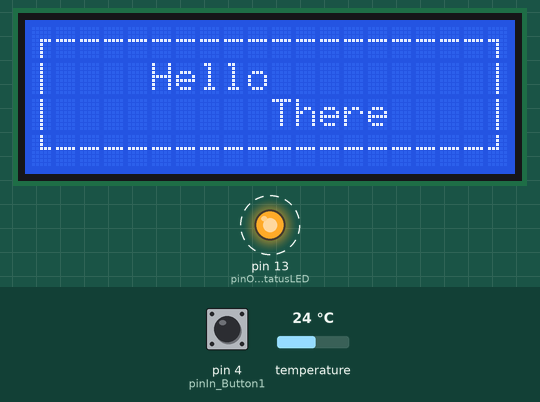
Simulated run of this sketch. Board: Arduino Nano, built with avr-gcc and run on an emulated ATmega328P. Parts: 20×4 character LCD, output pins drawn as LEDs (lit = HIGH). Dashed ring = blinking. The inputs (shaded band) are chosen by the test bench; at power-on: temperature 24 °C, pin 4 (pinIn_Button1) HIGH. What the sketch prints to the serial monitor is not drawn.

Above: at 0.6 s.
At 9.1 s:
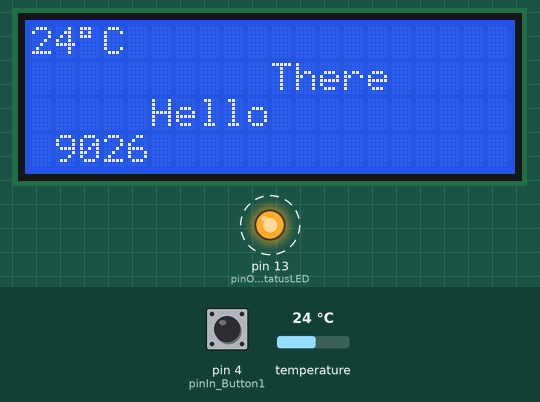
9.2 s: temperature set to 4 °C
At 11.25 s:
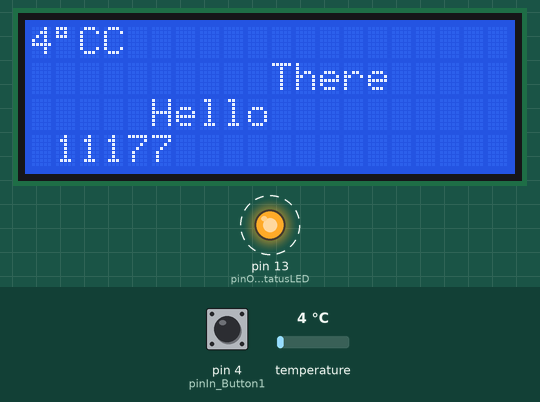
12.5 s: temperature set to 12 °C
At 13.77 s:
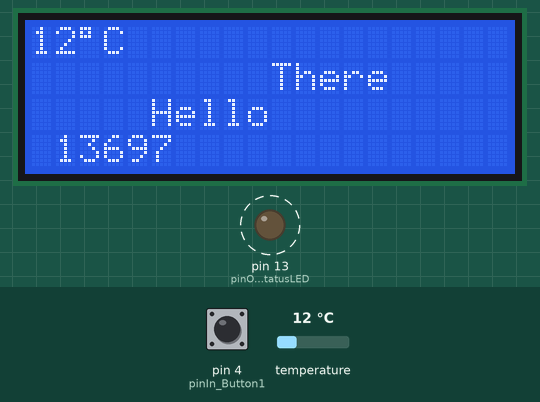
15.9 s: temperature set to 19 °C
At 17.29 s:
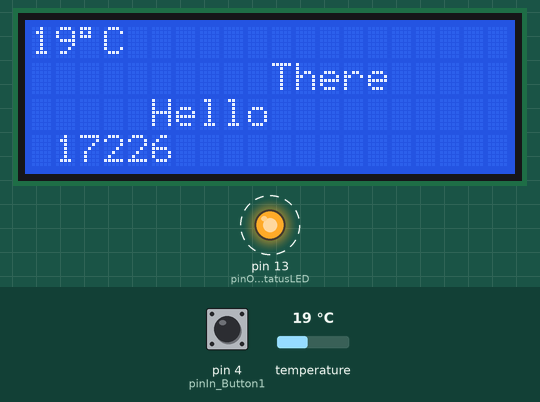
Timing chart, 0 to 23.0 s (numbered marks = the images above; inputs shaded):
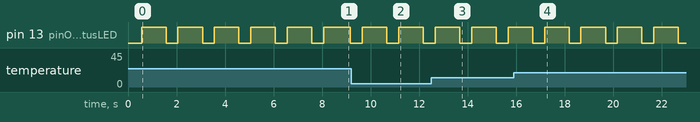

Measured:
- after the input at 9.2 s, the display: first differs from a run without the input after 1.5 s (image 2 shows a later state)
- after the input at 12.5 s, the display: first differs from a run without the input after 1.2 s (image 3)
- by itself, pin 13 (pinOut_StatusLED): alternates HIGH for 1.0 s and LOW for 0.49 s

The sketch:

LCDTempController.ino
```cpp
/*
 Name:		LCDTempController.ino
 Created:	11/16/2022 10:57:15 PM
 Author:	hoodlumj3
*/
#define REQUIRESALARMS false

#include "modules\functionEnable\functionEnable.h"
#include "modules\ButtonDebounce.h"
#include <OneWire.h>                       // library to access DS18B20
#include <DallasTemperature.h>             // library to support DS18B20
#include <Wire.h>                          // library for communicating to I2C devices
#include <hd44780.h>                       // main hd44780 library
#include <hd44780ioClass/hd44780_I2Cexp.h> // i2c expander i/o class library
#include <EEPROM.h>


typedef enum _enum_ioPin_Type {
	pinHWSerialRX = 0,
	pinHWSerialTX = 1,

	pinOut_DS18B20 = 2,
	pinOut_D3 = 3, // PWM
	pinIn_Button1 = 4,
	pinOut_D5 = 5, // PWM
	pinOut_D6 = 6, // PWM
	pinOut_D7 = 7,
	pinOut_D8 = 8,
	pinOut_D9 = 9, //PWM
	pinOut_D10 = 10, //PWM
	pinOut_D11 = 11,
	pinOut_D12 = 12,

	pinOut_StatusLED = 13,

	pinOut_A0 = A0,
	pinOut_A1 = A1,
	pinOut_A2 = A2,
	pinOut_A3 = A3,
	pinOut_A4 = A4,
	pinOut_A5 = A5,
	pinOut_A6 = A6,
	pinOut_A7 = A7,

} ioPin_Type;

#define SETUPINFOPAUSE		50

hd44780_I2Cexp lcd; // declare lcd object: auto locate & auto configure expander chip

OneWire oneWire(pinOut_DS18B20); // tell the library to use the digital pin the DS18B20 is connected to

DallasTemperature sensors(&oneWire); // tell the library to compute temp on the oneWire pin

//int IOL; // initialize the LDR pin name as a 16-bit value

unsigned long currentMillis = 0;
unsigned long lastMillis = 0;
unsigned long loopcount = 0;
bool iCFlagMakeCall = true;
int iCTemp = 0;


functionEnable scheduler;


byte lcdchar_Vertical[8] = {
	0b00100,
	0b00100,
	0b00100,
	0b00100,
	0b00100,
	0b00100,
	0b00100,
	0b00100
};


byte lcdchar_Horizontal[8] = {
	0b00000,
	0b00000,
	0b00000,
	0b11111,
	0b00000,
	0b00000,
	0b00000,
	0b00000
};


byte lcdchar_CornerTL[8] = {
	0b00000,
	0b00000,
	0b00000,
	0b00111,
	0b00100,
	0b00100,
	0b00100,
	0b00100
};


byte lcdchar_CornerTR[8] = {
	0b00000,
	0b00000,
	0b00000,
	0b11100,
	0b00100,
	0b00100,
	0b00100,
	0b00100
};


byte lcdchar_CornerBL[8] = {
	0b00100,
	0b00100,
	0b00100,
	0b00111,
	0b00000,
	0b00000,
	0b00000,
	0b00000
};


byte lcdchar_CornerBR[8] = {
	0b00100,
	0b00100,
	0b00100,
	0b11100,
	0b00000,
	0b00000,
	0b00000,
	0b00000
};


typedef enum {
	lcdVertical = 1,
	lcdHorizontal,
	lcdCornerTL,
	lcdCornerTR,
	lcdCornerBL,
	lcdCornerBR
} lcdCustomCharacters_Type;

enum {
	eeprom_fan1_speed = 0,
	eeprom_fan2_speed,
	eeprom_fan3_speed,
	eeprom_pump1_speed,
	eeprom_count
} eepromByteIndex_Type;

//EEPROMDATA abc;

class _settings {

	struct xv {
		byte _fanspeed1;
		byte _fanspeed2;
		byte _fanspeed3;
		byte _pumpspeed1;
	};

private:

	xv bc;

public:
	const byte fanspeed1() const  { return bc._fanspeed1; }
	void fanspeed1(const byte _bar) { bc._fanspeed1 =  _bar; }


	void readAll() {
		EEPROM.get(0, bc);
		//for (int i = 0; i < eeprom_count; i++) {
		//	EEPROM.read(i);
		//}

	}


	void writeAll() {
		EEPROM.put(0, bc);
//		for (int i = 0; i < eeprom_count; i++) {
//			EEPROM.write(i, ((byte*)&bc)[i]);
//		}
	};

};

_settings settings;

//void saveToEEPROM(byte byteIndex, byte value) {
//	EEPROM.write(byteIndex, value);
//}


void lcdCreateCustomCharacters()
{

	lcd.createChar(lcdVertical, lcdchar_Vertical);

	lcd.createChar(lcdHorizontal, lcdchar_Horizontal);

	lcd.createChar(lcdCornerTL, lcdchar_CornerTL);

	lcd.createChar(lcdCornerTR, lcdchar_CornerTR);

	lcd.createChar(lcdCornerBL, lcdchar_CornerBL);

	lcd.createChar(lcdCornerBR, lcdchar_CornerBR);

}


void lcdDisplayInitialMessage()
{
	const char abc[20] = { lcdCornerTL, lcdHorizontal, lcdHorizontal, lcdHorizontal, lcdHorizontal, lcdHorizontal, lcdHorizontal, lcdHorizontal, lcdHorizontal, lcdHorizontal, lcdHorizontal, lcdHorizontal, lcdHorizontal, lcdHorizontal, lcdHorizontal, lcdHorizontal, lcdHorizontal, lcdHorizontal, lcdHorizontal, lcdCornerTR };
	const char abd[20] = { lcdVertical, ' ', ' ', ' ', ' ', ' ', ' ', ' ', ' ', ' ', ' ', ' ', ' ', ' ', ' ', ' ', ' ', ' ', ' ', lcdVertical };
	const char abe[20] = { lcdCornerBL, lcdHorizontal, lcdHorizontal, lcdHorizontal, lcdHorizontal, lcdHorizontal, lcdHorizontal, lcdHorizontal, lcdHorizontal, lcdHorizontal, lcdHorizontal, lcdHorizontal, lcdHorizontal, lcdHorizontal, lcdHorizontal, lcdHorizontal, lcdHorizontal, lcdHorizontal, lcdHorizontal, lcdCornerBR };

	lcd.setCursor(0, 0);

	lcd.write(abc, sizeof(abc));


	lcd.setCursor(0, 1);

	lcd.write(abd, sizeof(abd));


	lcd.setCursor(0, 2);

	lcd.write(abd, sizeof(abd));


	lcd.setCursor(0, 3);

	lcd.write(abe, sizeof(abe));

	lcd.setCursor(5, 1);

	lcd.print("Hello");

	lcd.setCursor(10, 2);

	lcd.print("There");


}

void lcdDisplayMainInfo() {

	lcd.clear();

	lcd.setCursor(5, 2);

	lcd.print(F("Hello"));

	lcd.setCursor(10, 1);

	lcd.print(F("There"));

	scheduler.remFunc(lcdDisplayCMInfo);

	scheduler.addFunc(lcdDisplayCMInfo, 125, 0);


}

void lcdDisplayCMInfo() {


	lcd.setCursor(0, 0);
	String abc = String(iCTemp);
	abc += char(0xDF);
	abc += "C";
	lcd.print(abc);


	lcd.setCursor(1, 4);

	lcd.print(currentMillis);

}

void displayManager(int display) {
	switch (display) {
	case 0:
		lcdCreateCustomCharacters();
		lcdDisplayInitialMessage();
		break;

	case 1:
		//lcdCreateCustomCharacters();
		lcdDisplayMainInfo();
		break;
	}
}


void checkTemperature() {

	//
	// this should happen every 500ms
	//

	if (iCFlagMakeCall) {

		//
		// send data asking for temperature to DS18B20
		//
		sensors.requestTemperatures();

		//
		// set flag to say dont make any more calls to requestTemperatures
		//

		iCFlagMakeCall = false;

		digitalWrite(pinOut_StatusLED, HIGH);

		//Serial.println(
		//	"requestTemperatures"
		//);
	}

	//
	// check if conversion is complete
	//

	if (sensors.isConversionComplete()) {

		//
		// pull temp from sensor
		//
		iCTemp = sensors.getTempCByIndex(0);

		//
		// set flag say we can now make another call to requestTemperatures
		//
		iCFlagMakeCall = true;

		digitalWrite(pinOut_StatusLED, LOW);

		//Serial.println(
		//	"checkTemperature"
		//);

	}

}

void setup() {

	lcd.clear();

	Serial.begin(9600); // setup Serial for debug
	//while (!Serial);
	//delay(500);


	Serial.print("Sketch:   ");   Serial.println(__FILE__);
	Serial.print("Uploaded: ");   Serial.println(__DATE__);
	Serial.println(" ");

	Serial.println(F("\nLCD Temperature Controller v1.0a 20221116\n\n"));
	Serial.println(F("Initializing "));


	/////////////////////////////////////////////////////////////////////////////////////////////
	Serial.print(F(" - I/O Pins (Buttons)"));

	pinMode(pinOut_StatusLED, OUTPUT);


	Serial.print(F("."));

	pinMode(pinIn_Button1, INPUT_PULLUP);
//	pinMode(pinIn_Button2, INPUT_PULLUP);
//	pinMode(pinIn_Button3, INPUT_PULLUP);

	Serial.print(F("."));

	buttonsInit();


	Serial.println(F(" Done"));

	delay(SETUPINFOPAUSE);


	/////////////////////////////////////////////////////////////////////////////////////////////
	Serial.print(F(" - LCD (20x4) "));


	lcd.begin(20, 4); // initialize lcd as 20 columns, 4 rows

	Serial.print(F("."));

	lcd.clear(); // clear any old data on the lcd

	Serial.print(F("."));

	displayManager(0);


	Serial.println(F(" Done"));

	delay(SETUPINFOPAUSE);


	/////////////////////////////////////////////////////////////////////////////////////////////
	Serial.print(F(" - Sensors (DS18B20) "));


	Serial.print(F("."));

	sensors.begin(); // start DS18B20

	Serial.print(F("."));

	sensors.setResolution(12); // start DS18B20

	Serial.print(F("."));

	sensors.setWaitForConversion(false);

	Serial.println(F(" Done"));

	delay(SETUPINFOPAUSE);


	/////////////////////////////////////////////////////////////////////////////////////////////
	Serial.print(" - Scheduler ");


	Serial.print(".");

	scheduler.addFunc(lcdDisplayMainInfo, 8500, 1);

	Serial.print(".");

	scheduler.addFunc(checkTemperature, 500, 0);

	Serial.print(".");

	scheduler.addFunc(buttonDecoder, 50, 0);


	Serial.println(" Done");

	delay(SETUPINFOPAUSE);


	/////////////////////////////////////////////////////////////////////////////////////////////
	Serial.print(" - Load Settings ");


	Serial.print(".");

	settings.readAll();


	Serial.println(" Done");

	delay(SETUPINFOPAUSE);


}


void loop() {

	currentMillis = millis();
	loopcount++;

	//lcd.setCursor(0, 0); // set the lcd cursor for celsius temperature
	//lcd.print("Temp C: "); // print explanation of following data
  //  lcd.print(sensors.getTempCByIndex(0)); // print the degrees in celsius
	//lcd.print("       "); // print spaces to blank out any remanants of data
	//lcd.setCursor(0, 1); // set the lcd for farenheit temperature
	//lcd.print("Temp F: "); // print explanation of following data
  //  lcd.print(DallasTemperature::toFahrenheit(sensors.getTempCByIndex(0))); // Convert tempC to Fahrenheit and print it
	//lcd.print("       "); // print spaces to blank out any remanants of data

  /*
	sensors.requestTemperatures(); // send data asking for temperature to DS18B20
	lcd.setCursor(0, 0); // set the lcd cursor for celsius temperature
	lcd.print(F("Temp: ")); // print explanation of following data from program storage
	lcd.print(sensors.getTempCByIndex(0)); // print the degrees in celsius
	lcd.print(F(" ")); // print space from program storage
	lcd.print((char)223); // print degrees symbol
	lcd.print(F("C")); // print celsius abbreviation
	lcd.print("       "); // print spaces to blank out any remanants of data
	lcd.setCursor(0, 1); // set the lcd for light levels
	lcd.print(F("Light Level: ")); // print explanation of following data
	lcd.print(IOL); // print light levels
	lcd.print("       "); // print spaces to blank out any remanants of data
  */
	scheduler.execute(currentMillis);

//	long amillis = 0;
//	long bmillis = 0;
//	long cmillis = 0;


//	amillis = millis();

	if (currentMillis - lastMillis > 1000 /*&& 1 == 0*/) {


		Serial.println(
			" CM:" + String(currentMillis)
			//+ " CC:" + String(controllerConnected)
			+ " LC:" + String(loopcount)
			+ " TMP0:" + String(iCTemp)

			//+ " b-a:" + String(bmillis-amillis)
			//+ " c-b:" + String(cmillis-bmillis)
			+ " SBR:" + String(sensors.getResolution())
			+ " DPE:" + String(iCFlagMakeCall)
			//+ " DHE:" + String(bHolosOutputEnabled)
			//+ " SS:" + String(sequence_started)
			//+ " STO:" + String(seq_timeout)
			//+ " SST:" + String(sequence_step)
			//+ " SSL:" + String(sequence_length)
			//+ " STG:" + String(stageDisplay)
			//+" LED:" + String(onFlag)
			//+ " TS:" + String(mesh.scheduler.size())
			//+ " FM:" + String( feetMotorStateEnabled )
			//+ " DP:" + String( domePowerStateEnabled )
			//+ " DPV:" + String( currentDomePowerValue )
			//+ " DPV:" + String( targetDomePowerValue )
			//      + " LN:" + String( colourNextLED.val )
			//+ " MFS:" + String(_motorFailSafe)

			//+ " J0H:" + String(dataIn._joy0HorzValue )
			//+ " J0V:" + String(dataIn._joy0VertValue )
			//+ " J0V:" + String(_joy0VertPos )


		);

		lastMillis = currentMillis;
		loopcount = 0;
	}


}
```

ButtonDebounce.h
```cpp
#pragma once

#ifndef ADDON_BUTTONDEBOUNCE_H
#define ADDON_BUTTONDEBOUNCE_H

#include <Arduino.h>

int buttonRefresh();
int buttonStatus(int buttonid);
void buttonsInit();
int checkButton(struct debounceButton *butt);
void buttonDecoder();
#endif
```

functionEnable.h
```cpp
#pragma once

#ifndef ADDON_FUNCTIONENABLE_H
#define ADDON_FUNCTIONENABLE_H

#include <Arduino.h>


#ifndef FUNC_LIMIT
#define FUNC_LIMIT 5
#endif

//void functionEnable::addFunc(VoidCallBackFunction func);


typedef void(*VoidCallBackFunction) ();


typedef struct funcInstance {
	VoidCallBackFunction function;
	long nextFrequency;
	int frequency;
	int flags;
} _funcInstance;


class functionEnable {

private:
	funcInstance funcArray[FUNC_LIMIT];

	//VoidCallBackFunction functions[FUNC_LIMIT];
	//long nextFrequency[FUNC_LIMIT];
	//int frequency[FUNC_LIMIT];
	//
	//int flags[FUNC_LIMIT];

	int funcCount;
	bool cleanuprequired = false;

	void addFuncFF(VoidCallBackFunction func, int frequecy, int flags);

public:

	functionEnable();

	void addFunc(VoidCallBackFunction func);

	void addFunc(VoidCallBackFunction func, int frequecy);

	void addFunc(VoidCallBackFunction func, int frequecy, int flags);

	void remFunc(VoidCallBackFunction func);

	void execute(long funcMillis);

};

#endif
```
